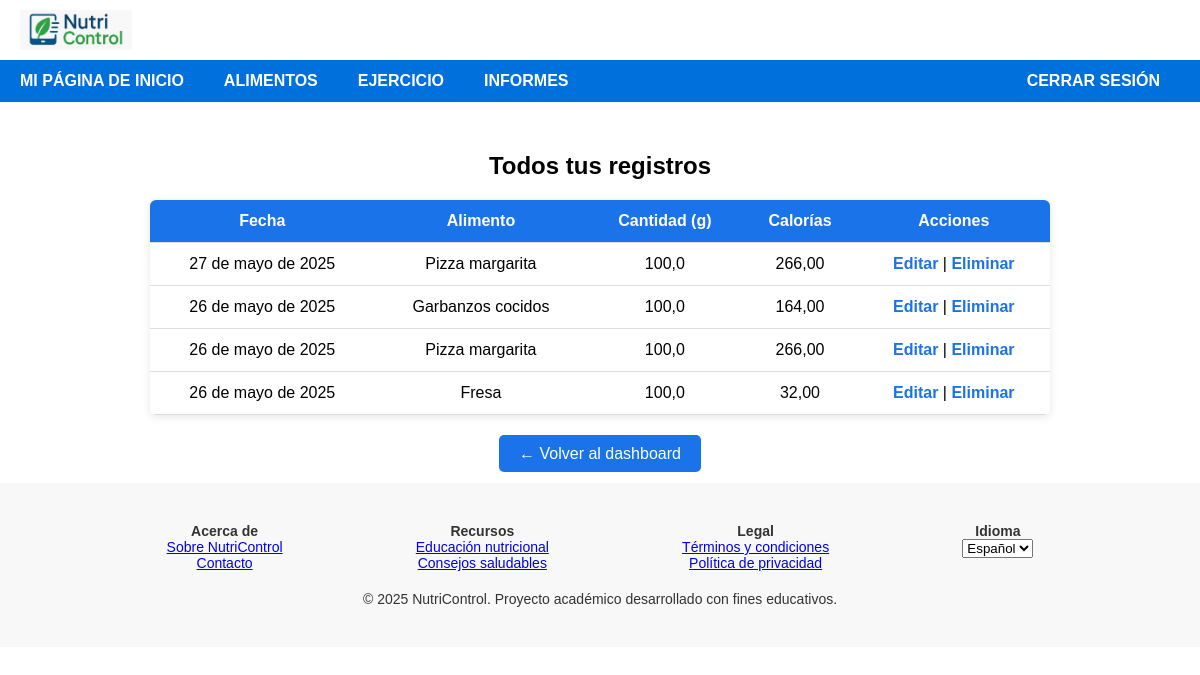
The app's page /registros/ (signed in) with its own data.
### base/models.py (models this page shows, shortened)
class RegistroAlimentacion(models.Model):
    usuario = models.ForeignKey(settings.AUTH_USER_MODEL, on_delete=models.CASCADE, verbose_name=_("Usuario"))
    alimento = models.ForeignKey(Alimento, on_delete=models.CASCADE, verbose_name=_("Alimento"))
    cantidad = models.FloatField(verbose_name=_("Cantidad (gramos)"), help_text=_("Cantidad consumida en gramos"))
    fecha = models.DateField(verbose_name=_("Fecha"), default=date.today)
    @property
    def calorias_consumidas(self): # Renombrado de calorias_totales para consistencia y claridad
        if self.alimento and self.alimento.calorias is not None and self.cantidad is not None:
            return (self.alimento.calorias * self.cantidad) / 100
        return 0
    def calorias_totales(self): # Este es el que tenías antes
        return self.calorias_consumidas
    class Meta:
        verbose_name = _("Registro de Alimentación")
        verbose_name_plural = _("Registros de Alimentación")
        ordering = ['-fecha', '-id']

class Alimento(models.Model):
    nombre = models.CharField(
        verbose_name=_("Nombre del alimento"),
        max_length=100,
        unique=True,
        help_text=_("Nombre del alimento")
    )
    calorias = models.FloatField(verbose_name=_("Calorías (por 100g)"), help_text=_("Calorías por 100 g"))
    proteinas = models.FloatField(verbose_name=_("Proteínas (por 100g)"), help_text=_("Proteínas por 100 g"))
    grasas = models.FloatField(verbose_name=_("Grasas (por 100g)"), help_text=_("Grasas por 100 g"))
    carbohidratos = models.FloatField(verbose_name=_("Carbohidratos (por 100g)"), help_text=_("Carbohidratos por 100 g"))

### base/views.py (the view)
# urls.py: path('registros/', views.lista_registros, name='lista_registros'),
@login_required
def lista_registros(request):
    registros = RegistroAlimentacion.objects.filter(usuario=request.user).order_by('-fecha')
    return render(request, 'registros.html', {'registros': registros})

### base/templates/registros.html (shortened to what this page needs)
{% extends "base.html" %}
{% block content %}
  <h2>Todos tus registros</h2>
  {% if registros %}
    <table>
      <tr>
        <th>Fecha</th>
        <th>Alimento</th>
        <th>Cantidad (g)</th>
        <th>Calorías</th>
        <th>Acciones</th>
      </tr>
      {% for r in registros %}
        <tr>
          <td>{{ r.fecha }}</td>
          <td>{{ r.alimento.nombre }}</td>
          <td>{{ r.cantidad }}</td>
          <td>{{ r.calorias_totales|floatformat:2 }}</td>
          <td>
            <a href="{% url 'editar_registro' r.pk %}">Editar</a> |
            <a href="{% url 'eliminar_registro' r.pk %}" onclick="confirmarEliminacion(event, '{{ r.alimento.nombre }}')">Eliminar</a>
          </td>
        </tr>
      {% endfor %}
    </table>
  {% else %}
    <p style="text-align:center;">No has registrado ningún alimento aún.</p>
  {% endif %}
  <div class="volver">
    <a href="{% url 'dashboard' %}">← Volver al dashboard</a>
  </div>
{% endblock %}

### base/templates/base.html (style rules this page uses)
* { box-sizing: border-box; margin: 0; padding: 0; }
body { font-family: Arial, sans-serif; display: flex; flex-direction: column; min-height: 100vh; }

### base/templates/registros.html (style rules this page uses)
h2 { text-align: center; margin: 30px 0 20px; }
table { width: 100%; max-width: 900px; margin: 0 auto; border-collapse: collapse; background-color: white; box-shadow: 0 2px 8px rgba(0,0,0,0.1); border-radius: 6px; overflow: hidden; }
th, td { padding: 12px; text-align: center; border-bottom: 1px solid #ddd; }
th { background-color: #1a73e8; color: white; }
td a { color: #1a73e8; text-decoration: none; font-weight: bold; }
.volver { text-align: center; margin-top: 30px; }
.volver a { text-decoration: none; background-color: #1a73e8; color: white; padding: 10px 20px; border-radius: 5px; }

### records on screen
RegistroAlimentacion: fecha "27 de mayo de 2025", alimento.nombre "Pizza margarita", cantidad "100,0", calorias_totales "266,00"
RegistroAlimentacion: fecha "26 de mayo de 2025", alimento.nombre "Garbanzos cocidos", cantidad "100,0", calorias_totales "164,00"
RegistroAlimentacion: fecha "26 de mayo de 2025", alimento.nombre "Pizza margarita", cantidad "100,0", calorias_totales "266,00"
RegistroAlimentacion: fecha "26 de mayo de 2025", alimento.nombre "Fresa", cantidad "100,0", calorias_totales "32,00"
